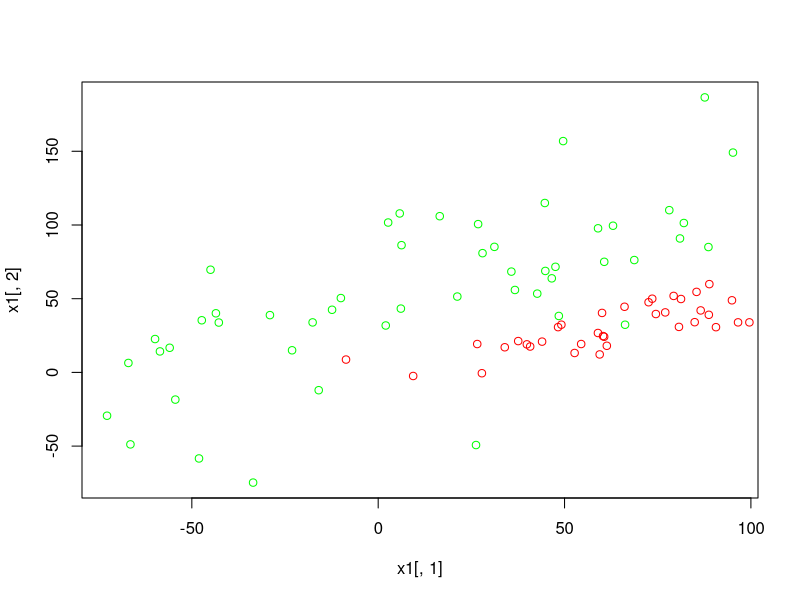

Here is the R script that generated this plot: (Note: this script raises an error after producing the figure.)
## ---- chunk 1
heights <- c(rnorm (20, mean=69, sd=8), rnorm (20, mean=64, sd=6))
my.data <- data.frame (height=heights,
  age= c(runif (40, min=20, max=80)),
  gender=c(rep("M", 20), rep("F", 20)))

model.1 <- lm (height ~ age, data=my.data)

summary (model.1)
## ---- chunk 2
model.2 <- lm (height ~ gender, data=my.data)

summary (model.2)
## ---- chunk 3
model.3 <- lm (height ~ age * gender, data=my.data)

summary (model.3)
## ---- chunk 4
m1 <- c(25, 60)
L1 <- matrix (data=c(50, 30, 0, 40), nrow=2)
S1 <- L1 %*% t(L1)
pC1 <- 0.5

m2 <- c(74, 37)
L2 <- matrix (data=c(40, 24, 0, 12), nrow=2)
S2 <- L2 %*% t(L2)
pC2 <- 0.5

z1 <- matrix (data=rnorm(100), ncol=2)
x1 <- t(L1 %*% t(z1)) + matrix (data=m1, nrow=50, ncol=2, byrow=T)

z2 <- matrix (data=rnorm(100), ncol=2)
x2 <- t(L2 %*% t(z2)) + matrix (data=m2, nrow=50, ncol=2, byrow=T)
## ---- chunk 5
plot (x1[,1], x1[,2], col='green')
points (x2[,1], x2[,2], col='red')
## ---- chunk 6
my.data <- data.frame (label=c(rep("C1", 50), rep("C2", 50)),
  X1=c(x1[, 1], x2[, 1]), X2=c(x1[, 2], x2[, 2]))

my.glm <- glm (label ~ X1 + X2, data=my.data, family=binomial)
## ---- chunk 7
head (predict (my.glm, type="link"))
head (predict (my.glm, type="response"))
## ---- chunk 8
foo <- function (a, x) { (a[[1]] + a[[2]]*x)/(-a[[3]]) }

xmin <- min (my.data[, 2])
xmax <- max (my.data[, 2])

plot (x1[,1], x1[,2], col='green')
points (x2[,1], x2[,2], col='red')
lines (c(xmin, xmax), c(foo (my.glm$coefficients, xmin), foo (my.glm$coefficients, xmax)), col='blue')
